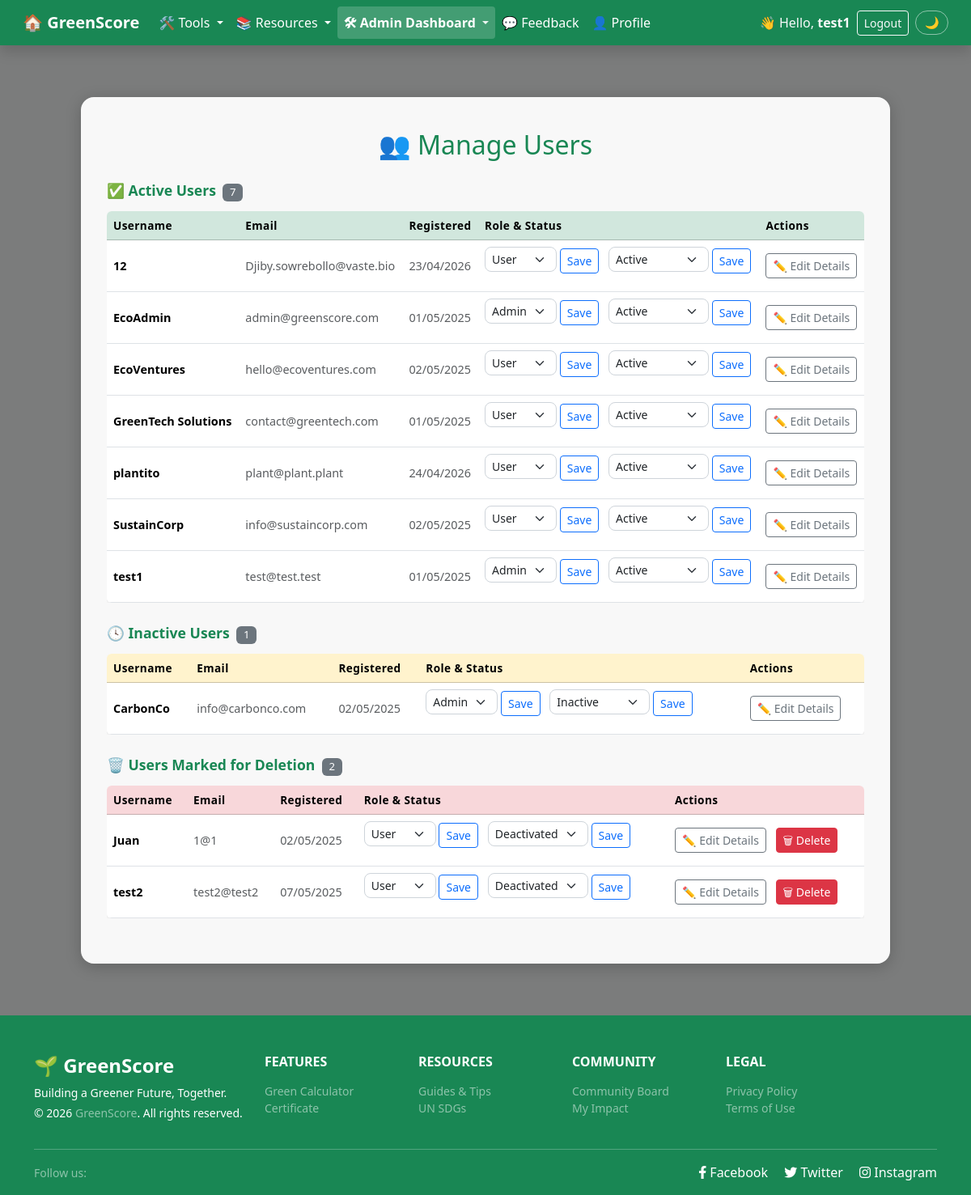
Page /pages/admin/manage_users.php (signed in) on the committed database.
### tables this page shows
CREATE TABLE `new_users` (
  `id` int(10) UNSIGNED NOT NULL,
  `username` varchar(50) NOT NULL,
  `email` varchar(100) NOT NULL,
  `password` varchar(255) NOT NULL,
  `role` enum('admin','user') DEFAULT 'user',
  `created_at` timestamp NOT NULL DEFAULT current_timestamp(),
  `status` enum('active','inactive','deactivated') NOT NULL DEFAULT 'active',
  `company_name` varchar(100) DEFAULT NULL,
  `contact_person` varchar(100) DEFAULT NULL,
  `phone_number` varchar(20) DEFAULT NULL
);

### pages/admin/manage_users.php (the view, shortened to what this page needs)
<?php
require_once ROOT_PATH . '/includes/connect_db.php';
require_once ROOT_PATH . '/includes/helpers.php';
$result = mysqli_query($link,
    'SELECT id, username, email, created_at, role, status FROM new_users ORDER BY username'
);
include ROOT_PATH . '/includes/nav.php';
?>
<!DOCTYPE html>
<html lang="en">
<head>
    <?php include ROOT_PATH . '/includes/head.php'; ?>
</head>
<body class="bg-page overlay-50"
      style="background-image: url('<?= $b ?>/assets/images/forest-hero.jpg');">
<div class="container content-wrapper">
    <div class="auth-wrapper">
        <div class="auth-card">
            <h2 class="text-success text-center mb-4">👥 Manage Users</h2>
            <?php
            $sections = [
                ['label' => '✅ Active Users',              'status' => 'active',      'head' => 'table-success', 'delete' => false],
                ['label' => '🕓 Inactive Users',            'status' => 'inactive',    'head' => 'table-warning', 'delete' => false],
                ['label' => '🗑️ Users Marked for Deletion', 'status' => 'deactivated', 'head' => 'table-danger',  'delete' => true ],
            ];
            foreach ($sections as $section):
                mysqli_data_seek($result, 0);
                $section_count = 0;
                while ($r = mysqli_fetch_assoc($result)) {
                    if ($r['status'] === $section['status']) $section_count++;
                }
                mysqli_data_seek($result, 0);
            ?>
            <div class="section-title"><?= $section['label'] ?>
                <span class="badge bg-secondary fw-normal ms-1"><?= $section_count ?></span>
            </div>
            <?php if ($section_count === 0): ?>
                <p class="text-muted small mb-3">No users in this category.</p>
            <?php else: ?>
            <div class="table-responsive mb-3">
                <table class="table table-hover align-middle bg-white rounded shadow-sm">
                    <thead class="<?= $section['head'] ?>">
                        <tr>
                            <th>Username</th>
                            <th>Email</th>
                            <th>Registered</th>
                            <th>Role &amp; Status</th>
                            <th>Actions</th>
                        </tr>
                    </thead>
                    <tbody>
                    <?php while ($row = mysqli_fetch_assoc($result)):
                        if ($row['status'] !== $section['status']) continue; ?>
                        <tr id="user-row-<?= (int) $row['id'] ?>">
                            <td><strong><?= htmlspecialchars($row['username']) ?></strong></td>
                            <td class="text-muted"><?= htmlspecialchars($row['email']) ?></td>
                            <td class="text-muted"><?= date('d/m/Y', strtotime($row['created_at'])) ?></td>
                            <td><?= renderRoleStatusForms($row) ?></td>
                            <td>
                                <?= renderEditButton((int) $row['id'], $b) ?>
                                <?php if ($section['delete']): ?>
                                <form method="post" class="d-inline ms-2"
                                      onsubmit="return deleteUser(this, <?= (int) $row['id'] ?>);">
                                    <button class="btn btn-sm btn-danger" type="submit">🗑 Delete</button>
                                </form>
                                <?php endif; ?>
                            </td>
                        </tr>
                    <?php endwhile; ?>
                    </tbody>
                </table>
            </div>
            <?php endif; ?>
            <?php endforeach; ?>
        </div>
    </div>
</div>
<?php include ROOT_PATH . '/includes/footer.php'; ?>
</body>
</html>

### includes/helpers.php (shortened to what this page needs)
<?php
function renderEditButton(int $id, string $b): string {
    return '<a href="' . $b . '/pages/admin/edit_user.php?id=' . $id
         . '" class="btn btn-sm btn-outline-secondary">&#9999;&#65039; Edit Details</a>';
}
function renderRoleStatusForms(array $row): string {
    $csrf = htmlspecialchars($_SESSION['csrf_token'] ?? '');
    $id   = (int) $row['id'];
    $roleSelected = [
        'user'  => $row['role'] === 'user'  ? 'selected' : '',
        'admin' => $row['role'] === 'admin' ? 'selected' : '',
    ];
    $statusSelected = [
        'active'      => $row['status'] === 'active'      ? 'selected' : '',
        'inactive'    => $row['status'] === 'inactive'    ? 'selected' : '',
        'deactivated' => $row['status'] === 'deactivated' ? 'selected' : '',
    ];
    return "
    <form method='post' class='d-inline-block me-2'>
        <input type='hidden' name='csrf_token' value='{$csrf}'>
        <input type='hidden' name='action' value='update_role'>
        <input type='hidden' name='user_id' value='{$id}'>
        <select name='role' class='form-select form-select-sm d-inline-block w-auto'>
            <option value='user'  {$roleSelected['user']}>User</option>
            <option value='admin' {$roleSelected['admin']}>Admin</option>
        </select>
        <button class='btn btn-sm btn-outline-primary' type='submit'>Save</button>
    </form>
    <form method='post' class='d-inline-block'>
        <input type='hidden' name='csrf_token' value='{$csrf}'>
        <input type='hidden' name='action' value='update_status'>
        <input type='hidden' name='user_id' value='{$id}'>
        <select name='status' class='form-select form-select-sm d-inline-block w-auto'>
            <option value='active'      {$statusSelected['active']}>Active</option>
            <option value='inactive'    {$statusSelected['inactive']}>Inactive</option>
            <option value='deactivated' {$statusSelected['deactivated']}>Deactivated</option>
        </select>
        <button class='btn btn-sm btn-outline-primary' type='submit'>Save</button>
    </form>";
}

### style.css (style rules this page uses)
:root { --green-primary: #198754; --green-light: #d4edda; --green-dark: #14532d; --gray-light: #f8f9fa; --text-dark: #212529; --white: #ffffff; --card-bg: rgba(255, 255, 255, 0.95); --card-radius: 1rem; --transition: 0.2s ease; }
*, *::before, *::after { box-sizing: border-box; }
html, body { height: 100%; margin: 0; padding: 0; }
body { font-family: 'Segoe UI', Tahoma, Geneva, Verdana, sans-serif; background-color: var(--gray-light); color: var(--text-dark); display: flex; flex-direction: column; }
body.bg-page { background-size: cover; background-position: center; background-repeat: no-repeat; background-attachment: fixed; position: relative; }
body.overlay-50::before, body.overlay-60::before { content: ''; position: fixed; inset: 0; z-index: 0; pointer-events: none; }
body.overlay-50::before { background: rgba(0, 0, 0, 0.5); }
.content-wrapper { flex: 1; padding: 4rem 1rem; position: relative; z-index: 1; }
.form-control, .form-select { border-radius: 0.5rem; border: 1px solid #ced4da; transition: border-color var(--transition), box-shadow var(--transition); }
.auth-wrapper { position: relative; z-index: 1; }
.auth-card { background: var(--card-bg); border-radius: var(--card-radius); padding: 2.5rem 2rem; box-shadow: 0 4px 20px rgba(0, 0, 0, 0.2); }
.table { border-radius: var(--card-radius); overflow: hidden; }
.table thead th { font-weight: 600; letter-spacing: 0.03em; }

### pages/admin/manage_users.php (style rules this page uses)
.auth-wrapper { max-width: 1000px; margin: 0 auto; }
.section-title { color: #198754; font-weight: 600; font-size: 1.1rem; margin: 1.5rem 0 0.75rem; }
.table { margin-bottom: 0; }
.table thead th { font-weight: 600; font-size: 0.85rem; letter-spacing: 0.03em; }
.table td { vertical-align: middle; font-size: 0.9rem; }

### rows in the picture
new_users: username "12", email "Djiby.sowrebollo@vaste.bio", created_at "23/04/2026"
new_users: username "EcoAdmin", email "admin@greenscore.com", created_at "01/05/2025"
new_users: username "EcoVentures", email "hello@ecoventures.com", created_at "02/05/2025"
new_users: username "GreenTech Solutions", email "contact@greentech.com", created_at "01/05/2025"
new_users: username "plantito", email "plant@plant.plant", created_at "24/04/2026"
new_users: username "SustainCorp", email "info@sustaincorp.com", created_at "02/05/2025"
new_users: username "test1", email "test@test.test", created_at "01/05/2025"
new_users: username "CarbonCo", email "info@carbonco.com", created_at "02/05/2025"
new_users: username "Juan", email "1@1", created_at "02/05/2025"
new_users: username "test2", email "test2@test2", created_at "07/05/2025"

### other values in the picture
$_SESSION['username'] "test1"
$section['label'] "✅ Active Users"
$section_count "7"
$section['label'] "🕓 Inactive Users"
$section_count "1"
$section['label'] "🗑️ Users Marked for Deletion"
$section_count "2"
